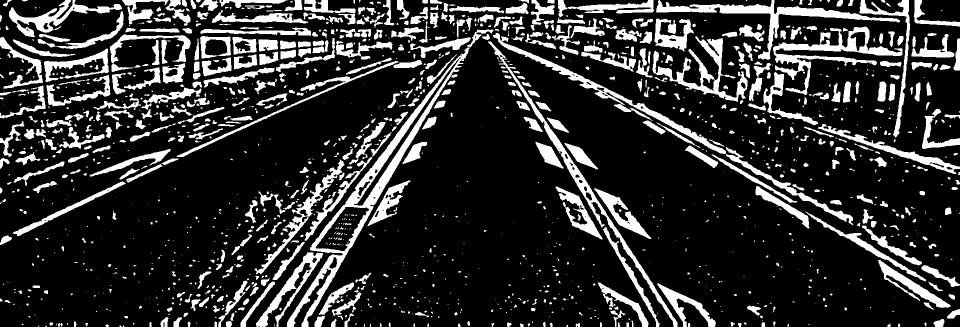
#> input picture outputs/lane_threshold_12s.jpg, 1920 x 653 px, given in place of frame_4s.jpg, which was not available (shown at 1/2 size)
$ python lane_calibration_v2.py
#> lines starting #> are read from the running program, lines starting #| are printed output that depends on the picture; after the words box and inside, x2 and y2 are one past the last pixel; in counts of white or black regions, pixels touching at a corner belong together; pictures that were not available may be replaced by others from this repository, and a replacement may not be noted
import cv2, numpy as np, json, os

def analyze_frame_v2(img_path, t):
#> called with img_path = 'outputs/frame_4s.jpg', t = 4
    img = cv2.imread(img_path)
#> img is the input picture: shape (653, 1920, 3); min 0, max 255, mean 48.6
    h, w = img.shape[:2]
#> h = 653; w = 1920
    print(f"\n=== Frame at {t}s ({w}x{h}) ===")
#| === Frame at 4s (1920x653) ===

    # Use full bottom 60% as ROI
    crop_y = int(h * 0.4)
#> crop_y = 261
    roi = img[crop_y:h, :]
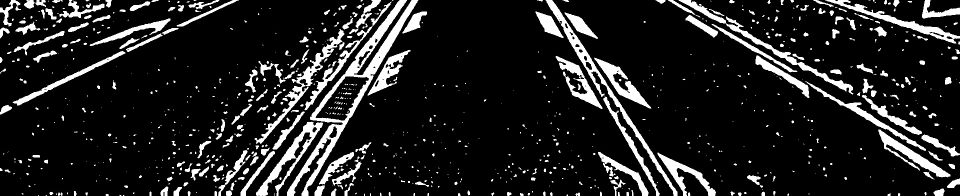
#> roi: shape (392, 1920, 3) (shown at 1/2 size); min 0, max 255, mean 33.7
    roi_h = roi.shape[0]
#> roi_h = 392

    # Convert to LAB and use L channel for better contrast separation
    lab = cv2.cvtColor(roi, cv2.COLOR_BGR2LAB)
#> lab: shape (392, 1920, 3); mean of channels 0, 1, 2 33.6, 128, 128
    l = lab[:, :, 0]

    # Use CLAHE to enhance local contrast
    clahe = cv2.createCLAHE(clipLimit=3.0, tileGridSize=(8,8))
    l_enhanced = clahe.apply(l)

    # The road may have bright lane markings. Try Otsu's threshold
    # Blur slightly to reduce noise
    blur = cv2.GaussianBlur(l_enhanced, (7, 7), 0)
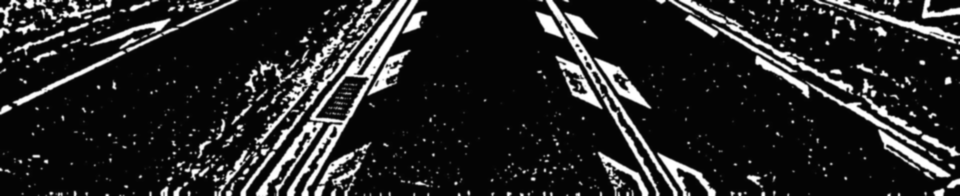
#> blur: shape (392, 1920) (shown at 1/2 size); min 4, max 255, mean 37.2

    # Adaptive threshold: lane markings are bright against darker asphalt
    # Try a low threshold around 150-180
    thresh = cv2.adaptiveThreshold(blur, 255, cv2.ADAPTIVE_THRESH_GAUSSIAN_C,
                                    cv2.THRESH_BINARY, 51, -10)
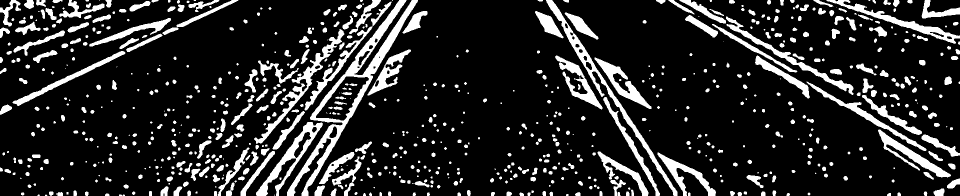
#> thresh: shape (392, 1920) (shown at 1/2 size); 15.9% white; 780 white regions (168 under 20 px)

    cv2.imwrite(f"outputs/lane_threshold_{t}s.jpg", thresh)

    # Find contours in threshold image
    contours, _ = cv2.findContours(thresh, cv2.RETR_EXTERNAL, cv2.CHAIN_APPROX_SIMPLE)
#> contours = 765 contours, 255 with area under 20; largest, box (x1, y1, x2, y2) and area: (574, 0, 836, 392) 15533, (1092, 0, 1355, 392) 4961, (512, 244, 646, 392) 4057, (508, 58, 689, 288) 3438, (1653, 0, 1920, 88) 3027

    # Filter contours: lane dashes are elongated rectangles
    dash_candidates = []
    for cnt in contours:
        area = cv2.contourArea(cnt)
        if area < 100 or area > 20000:
            continue

        rect = cv2.minAreaRect(cnt)
        width, height = rect[1]
        if width < 1 or height < 1:
            continue

        aspect = max(width, height) / min(width, height)
        if aspect > 0.2 and aspect < 5.0:  # not too elongated
            # Get center
            M = cv2.moments(cnt)
            if M["m00"] > 0:
                cx = int(M["m10"] / M["m00"])
                cy = int(M["m01"] / M["m00"]) + crop_y
                dash_candidates.append((cx, cy, area, aspect, rect))
#> this loop made 765 passes
#> (area, rect, width, height, aspect, cx, cy) on passes 51, 52, 56, 59, 60: (223, ((1877.5, 384), (14, 21), -90), 14, 21, 1.5, 1878, 645), (101, ((666.6, 383.9), (15.69, 9.41), -78.69), 15.69, 9.41, 1.67, 667, 645), (173.5, ((354.2, 381.9), (22.5, 12.37), -66.37), 22.5, 12.37, 1.82, 354, 643), (189, ((328.5, 381.5), (19, 15), -90), 19, 15, 1.27, 328, 643), (261, ((638.2, 380.9), (25.73, 14.69), -67.62), 25.73, 14.69, 1.75, 638, 642)
#> (area, width, height, aspect, cx, cy) on passes 72, 76, 84, 90, 115, 119: (176.5, 29.21, 12.26, 2.38, 460, 641), (151.5, 8.83, 29.61, 3.36, 842, 628), (281, 33.4, 27.8, 1.2, 1234, 631), (269, 30.66, 13.1, 2.34, 1907, 628), (318, 17.37, 39.1, 2.25, 1509, 620), (114.5, 12.47, 15.73, 1.26, 431, 617)
#> after the loop, dash_candidates = 89 items

    print(f"  Dash candidates: {len(dash_candidates)}")
#|   Dash candidates: 89

    # Cluster by y-position to find dashes at similar road depth
    # Sort by y (image rows, larger = closer to camera)
    dash_candidates.sort(key=lambda d: d[1], reverse=True)

    # Group dashes that are in the same "row" (within 20 px vertically)
    rows = []
    current_row = []
    current_y = None
    for dash in dash_candidates:
        if current_y is None or abs(dash[1] - current_y) < 30:
            current_row.append(dash)
            current_y = dash[1] if current_y is None else (current_y + dash[1]) / 2
        else:
            if len(current_row) >= 2:
                rows.append(current_row)
            current_row = [dash]
            current_y = dash[1]
#> this loop made 89 passes
#> (dash, current_y) on passes 1, 4, 18, 19, 21, 26, 30, 31, 36, 39: ((1878, 645, 223, 1.5, ((1877.5, 384), (14, 21), -90)), 645), ((328, 643, 189, 1.27, ((328.5, 381.5), (19, 15), -90)), 643.5), ((440, 597, 106, 2, ((441, 337), (16.97, 8.49), -45)), 601.2), ((1903, 593, 109.5, 1.27, ((1903, 332.5), (11, 14), -90)), 597.1), ((360, 588, 108.5, 2.2, ((361, 327), (19.68, 8.94), -26.57)), 591.5), ((727, 556, 254, 2.18, ((729, 297.8), (37.59, 17.26), -27.9)), 562.6), ((437, 533, 101.5, 1, ((437.5, 272.5), (13, 13), -90)), 541.2), ((480, 515, 127.5, 1.15, ((480.5, 255.5), (13, 15), -90)), 528.1), ((10, 478, 251, 2.1, ((9.5, 217.5), (27.28, 12.97), -26.57)), 482.8), ((1746, 447, 112.5, 1.18, ((1747.5, 186.5), (13, 11), -90)), 453.2)
#> current_y on passes 2, 3, 5, 6, 7, 8: 645, 644, 642.8, 641.9, 636.4, 632.2
#> after the loop, rows = []
    if len(current_row) >= 2:
        rows.append(current_row)

    print(f"  Rows with >=2 dashes: {len(rows)}")
#|   Rows with >=2 dashes: 1

    # For each row, sort by x and find gaps between consecutive dashes
    all_gaps = []
    all_scales = []

    for row_idx, row in enumerate(rows):
        row.sort(key=lambda d: d[0])
        if len(row) < 2:
            continue

        # Compute gaps between consecutive dashes
        gaps = [row[i+1][0] - row[i][0] for i in range(len(row)-1)]
        gaps = [g for g in gaps if g > 20]  # filter noise

        if len(gaps) == 0:
            continue

        avg_gap = np.mean(gaps)
        std_gap = np.std(gaps)

        # Distinguish lane dashes from road texture based on:
        # - Gap should be somewhat consistent
        # - Gap should be large enough to be a road marking cycle
        if avg_gap < 50:
            continue  # too small, probably texture

        all_gaps.extend(gaps)

        # Try standard cycles
        for name, cycle_m in [("JP/EU 9m", 9.0), ("US 12m", 12.0)]:
            scale = cycle_m / avg_gap
            all_scales.append(scale)

        print(f"  Row {row_idx} (y~{int(current_y)}): {len(row)} dashes, "
              f"avg_gap={avg_gap:.1f}px (std={std_gap:.1f}, n_gaps={len(gaps)})")
#> this loop made 1 pass
#> (row_idx, avg_gap, std_gap) on pass 1: (0, 49.86, 46.06)
#> after the loop, all_gaps = []; all_scales = []

    if len(all_gaps) == 0:
        print("  No valid dash gaps found.")
        return None

    overall_gap = np.mean(all_gaps)
    overall_std = np.std(all_gaps)

    scales_jp = [9.0 / g for g in all_gaps]
    scales_us = [12.0 / g for g in all_gaps]

    print(f"  Overall average gap: {overall_gap:.1f} px (std={overall_std:.1f})")
    print(f"  Inferred scales:")
    print(f"    JP/EU (9m): {np.mean(scales_jp):.4f} +/- {np.std(scales_jp):.4f} m/px")
    print(f"    US (12m):   {np.mean(scales_us):.4f} +/- {np.std(scales_us):.4f} m/px")

    # Return with default to JP/EU standard
    return {
        "frame_time": t,
        "avg_gap_px": float(overall_gap),
        "std_gap_px": float(overall_std),
        "num_gaps": len(all_gaps),
        "scales": {
            "JP_EU_9m": float(np.mean(scales_jp)),
            "US_12m": float(np.mean(scales_us))
        }
    }

def main():
    results = []
    for t in [4, 8, 12]:
        path = f"outputs/frame_{t}s.jpg"
        r = analyze_frame_v2(path, t)
        if r:
            results.append(r)
#> pass 2 of the loop in main, `for t in [4, 8, 12]:`:
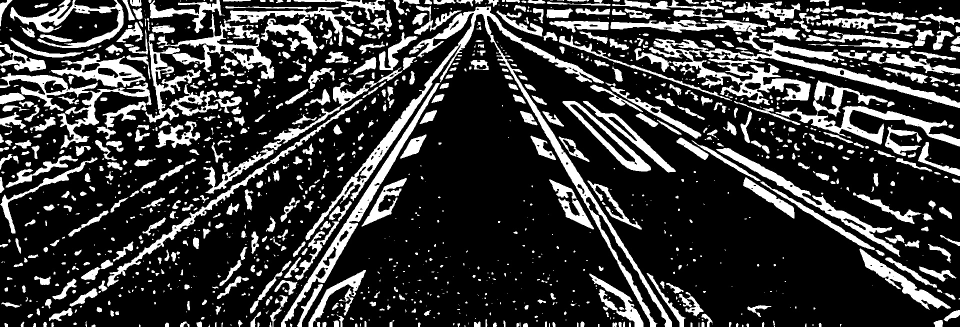
#> input picture outputs/lane_threshold_4s.jpg, 1920 x 653 px, given in place of frame_8s.jpg, which was not available (shown at 1/2 size)
#> in analyze_frame_v2, img is the input picture: shape (653, 1920, 3); min 0, max 255, mean 57.9
#| === Frame at 8s (1920x653) ===
#> lab: shape (392, 1920, 3); mean of channels 0, 1, 2 40.9, 128, 128
#> in analyze_frame_v2 (call 2), `blur = cv2.GaussianBlur(l_enhanced, (7, 7), 0)`:
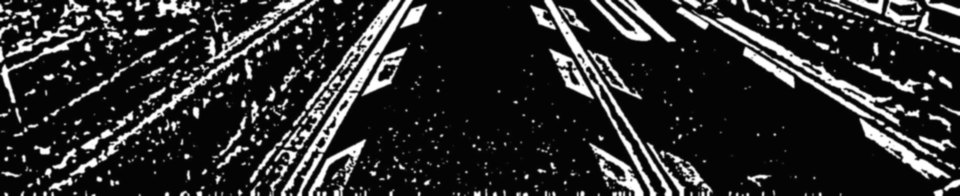
#> blur: shape (392, 1920) (shown at 1/2 size); min 4, max 255, mean 44.4
#> in analyze_frame_v2 (call 2), `thresh = cv2.adaptiveThreshold(blur, 255, cv2.ADAPTIVE_THRESH_GAUSSIAN..`:
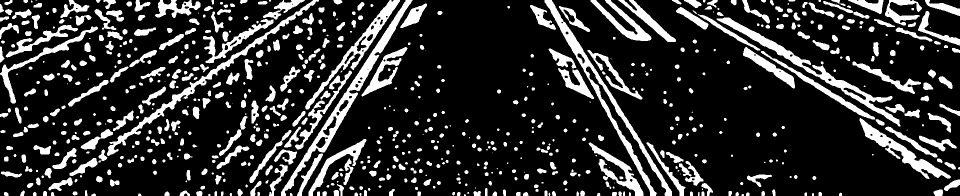
#> thresh: shape (392, 1920) (shown at 1/2 size); 18.9% white; 722 white regions (114 under 20 px)
#> contours = 722 contours, 185 with area under 20; largest, box (x1, y1, x2, y2) and area: (562, 0, 825, 392) 7578, (1089, 0, 1344, 392) 7004, (1433, 35, 1801, 253) 6104, (214, 0, 638, 312) 4698, (610, 0, 800, 219) 4324
#> the loop in analyze_frame_v2 (call 2), `for cnt in contours:` made 722 passes
#> (area, rect, width, height, aspect, cx, cy) on passes 44, 51, 56: (103.5, ((954, 386.5), (9, 14), -90), 9, 14, 1.56, 953, 647), (111, ((369, 386), (10, 20), -90), 10, 20, 2, 368, 647), (178.5, ((1876, 385), (12, 18), -90), 12, 18, 1.5, 1876, 646)
#|   Dash candidates: 142
#> the loop in analyze_frame_v2 (call 2), `for dash in dash_candidates:` made 142 passes
#> dash on passes 1, 2, 3, 9, 10, 13, 15: (953, 647, 103.5, 1.56, ((954, 386.5), (9, 14), -90)), (368, 647, 111, 2, ((369, 386), (10, 20), -90)), (1876, 646, 178.5, 1.5, ((1876, 385), (12, 18), -90)), (227, 626, 150, 1.38, ((229, 365.5), (13, 18), -90)), (854, 625, 106.5, 1.7, ((854.8, 365), (16.71, 9.84), -21.8)), (1515, 617, 394, 2.04, ((1518.5, 361), (24, 49), -90)), (670, 612, 106.5, 2.3, ((670.5, 352), (19.2, 8.35), -49.4))
#|   Rows with >=2 dashes: 1
#> the loop in analyze_frame_v2 (call 2), `for row_idx, row in enumerate(rows):` made 1 pass
#> row_idx on pass 1: 0

    with open("outputs/lane_calibration.json", "w") as f:
        json.dump(results, f, indent=2)

    if results:
        print("\n=== SUMMARY ===")
        jp_scales = [r["scales"]["JP_EU_9m"] for r in results]
        us_scales = [r["scales"]["US_12m"] for r in results]

        print(f"JP/EU (9m) scale: {np.mean(jp_scales):.4f} +/- {np.std(jp_scales):.4f} m/px")
        print(f"US (12m)   scale: {np.mean(us_scales):.4f} +/- {np.std(us_scales):.4f} m/px")

        orig = 0.0795
        print(f"Original assumed scale: {orig:.4f} m/px")

        for name, scales in [("JP/EU", jp_scales), ("US", us_scales)]:
            mean_s = np.mean(scales)
            speed = 75.8 * (mean_s / orig)
            print(f"  Corrected speed ({name}): {speed:.1f} km/h")
    else:
        print("No valid calibration data.")

if __name__ == "__main__":
    main()
